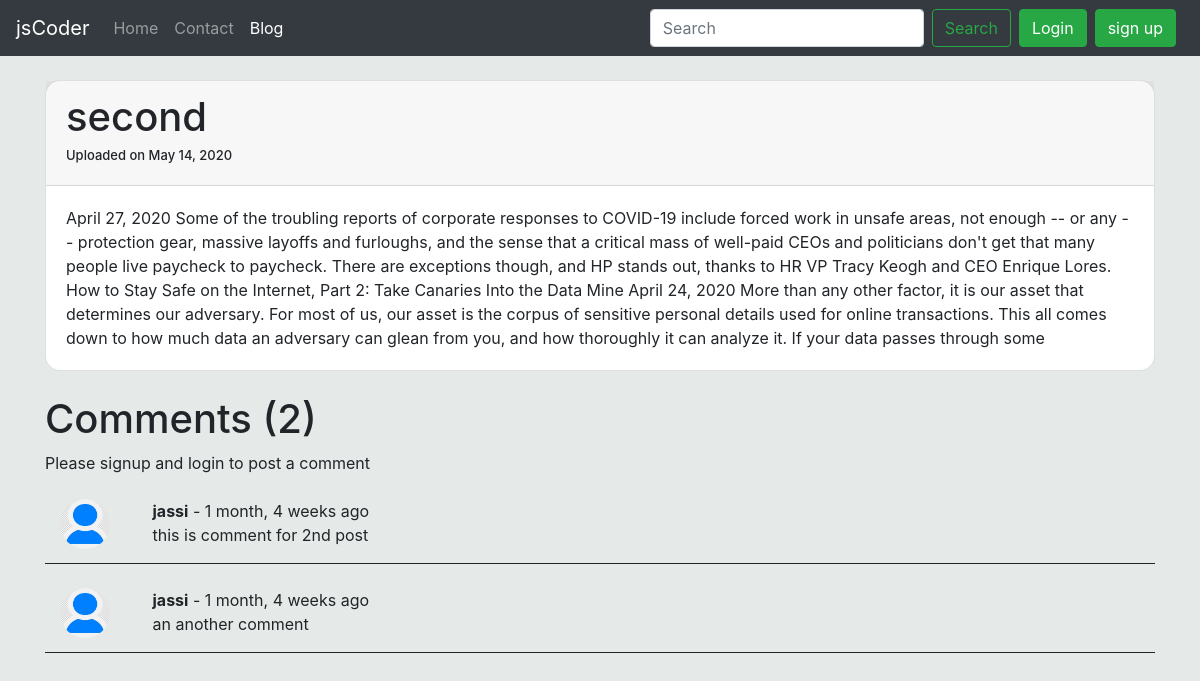
The app's page /blog/second with its own data.
### blog/models.py (models this page shows, shortened)
class Post(models.Model):
    id = models.AutoField
    title = models.CharField(max_length=100)
    content = models.TextField()
    date = models.DateField(auto_now=True)

class Comment(models.Model):
    sno = models.AutoField
    comments = models.TextField()
    user = models.ForeignKey(User,on_delete=models.CASCADE)
    time = models.DateTimeField(default=now)
    post = models.ForeignKey(Post,on_delete=models.CASCADE)
    parent = models.ForeignKey('self',on_delete=models.CASCADE,null = True)

### blog/views.py (the view)
# urls.py: path("<str:slug>",views.blodpost,name="post")
def blodpost(request,slug):
    post = Post.objects.get(title=slug)
    comment = Comment.objects.filter(post=post,parent=None)
    reply = Comment.objects.filter(post=post).exclude(parent=None)
    replydict = {}
    for rep in reply:
        if rep.parent.pk not in replydict.keys():
            replydict[rep.parent.pk] = [rep]
        else:
            replydict[rep.parent.pk].append(rep)
    param = {'post':post,'comments':comment,'replies':replydict}
    return render(request,'blog/blogpost.html',param)

### blog/templatetags/extras.py (called while the page is built)
@register.filter(name='dict_val')
def dict_val(dict,key):
    return dict.get(key)

### templates/blog/blogpost.html (shortened to what this page needs)
{% extends 'base.html' %}
{% block activeblog %}active
{% endblock activeblog %}
{% block body   %}
{% load static %}
{% load humanize %}
{% load extras %}
<div class="container">
    <div class="card my-4" style="border-radius: 15px;">
        <h1 class="card-header">{{post.title}}<div>
                <h5>
                    <font size='2px'>Uploaded on {{post.date}}</font>
                </h5>
            </div>
        </h1>
        <div class="card-body">
            <p class="card-text">{{post.content}}</p>
        </div>
    </div>
    <h1>Comments ({{comments.count}})</h1>
    {% if user.is_authenticated %}
    <form method="POST" action="/blog/PostComment/">{% csrf_token %}
        <div class="form-group">
            <label for="exampleInputEmail1"></label>
            <input type="text" required class="form-control" name="comment" aria-describedby="emailHelp"
                placeholder="Add comment">
            <input type="hidden" name="post" value="{{post.id}}">
            <input type="hidden" name="parentpost" value="">
        </div>
        <button type="submit" class="btn btn-primary">Submit</button>
    </form>
    {% else %}
    <p>Please signup and login to post a comment</p>
    {% endif %}
    {% for i in comments %}
    <div class="row my-4 mx-0" style="border-bottom: 1px solid;overflow-wrap: break-word;">
        <div class="col-md-1"><img src="{%static 'img/user.jpg'%}" height="50px" width="50px"
                style="border-radius: 100%;"></div>
        <div class="col-md-11"><b>{{i.user.username}}</b> - {{i.time|naturaltime}}<p>{{i.comments}}</p>
            </div>
        </div>
        {% endfor %}
    </div>
    <br><br><br>
    {% endblock body   %}

### records on screen
Post: title "second", date "May 14, 2020", content "April 27, 2020 Some of the troubling reports of corporate responses to COVID-19 include forced work in unsafe areas, not enough -- or any -- protection gear, massive layoffs and furloughs, and the sense that a critical mass of well-paid CEOs and politicians don't get that many people live paycheck to paycheck. There are exceptions though, and HP stands out, thanks to HR VP Tracy Keogh and CEO Enrique Lores. How to Stay Safe on the Internet, Part 2: Take Canaries Into the Data Mine April 24, 2020 More than any other factor, it is our asset that determines our adversary. For most of us, our asset is the corpus of sensitive personal details used for online transactions. This all comes down to…"
Comment: user.username "jassi", time "1 month, 4 weeks ago", comments "this is comment for 2nd post"
Comment: user.username "jassi", time "1 month, 4 weeks ago", comments "an another comment"

### other values on screen
{{ comments.count }} "2"
